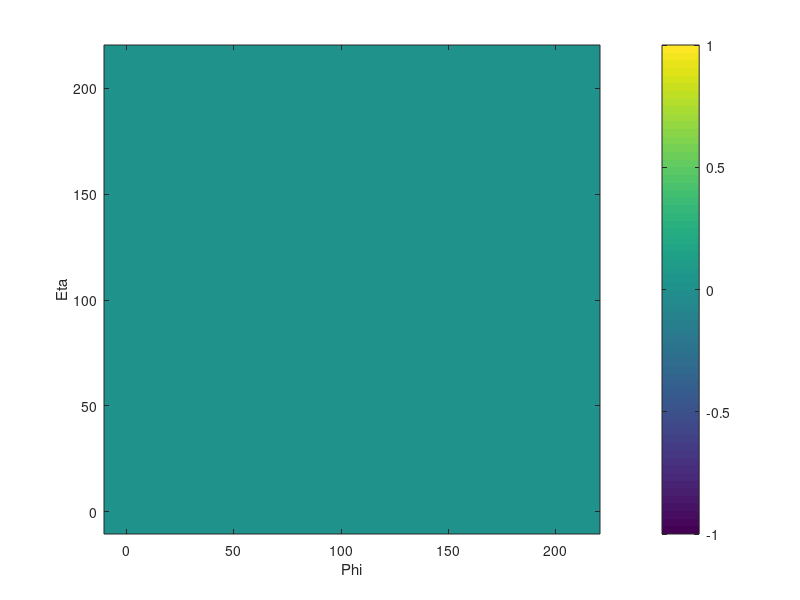

Source code (MATLAB): (Note: this script raises an error after producing the figure.)
% -------------------------------------------------------------------------
% script to generate a joint distribution of wing kinematics. these joint
% distributions will be used to identify frames where the wing kinematics
% bear investigation
%
% Note: the method of collecting the kinematic data for forming this
% distribution is pretty specific to a given organization of data files,
% but the method should be generalizable. Specifically, here I'm going to
% collect data from pre-optogenetic-stimulus wingbeats across driver lines
% -------------------------------------------------------------------------
% ------------------------------------------------
%% path and data options
rootPath = 'D:\Fly Data\' ;
wingVarX = 'Phi' ;
wingVarY = 'Eta' ;
effector = 'Chrimson' ; % 'Chrimson' or 'GtACR1'
saveFlag = true ;
overWriteFlag = true ;
plotFlag = true ;
excludeFlag = false ; % exclude flagged wingbeats

% determine the binning to be used for each wing kinematic variable--should
% go a bit beyond typical range to include outliers (which should have low
% probability anyway)
phiMax = 220 ; % stroke (degrees)
phiMin = -10 ;
phiEdges = (phiMin - 0.5) : (phiMax + 0.5) ;

thetaMax = 75 ; % deviation (degrees)
thetaMin = -35 ;
thetaEdges = (thetaMin - 0.5) : (thetaMax + 0.5) ;

etaMax = 220 ; % wing pitch (degrees)
etaMin = -10 ;
etaEdges = (etaMin - 0.5) : (etaMax + 0.5) ;

% ------------------------------------------------------------------------
%% get binning edges for current variable pair
switch wingVarX
    case 'Phi'
        Xedges = phiEdges ;
    case 'Theta'
        Xedges = thetaEdges ;
    case 'Eta'
        Xedges = etaEdges ;
    otherwise
        fprintf('Invalid selection for wing var X: %s \n', wingVarX)
end
switch wingVarY
    case 'Phi'
        Yedges = phiEdges ;
    case 'Theta'
        Yedges = thetaEdges ;
    case 'Eta'
        Yedges = etaEdges ;
    otherwise
        fprintf('Invalid selection for wing var Y: %s \n', wingVarY)
end

% bin centers
Xbin_ctrs = (Xedges(1:end-1) + Xedges(2:end))./2 ;
Ybin_ctrs = (Yedges(1:end-1) + Yedges(2:end))./2 ;

% ------------------------------------------------------------------------
%% which data to pull from
% range of LED powers to calculate for
LED_pwr = 1 ; %[0.333, 0.5, 0.667, 0.8333, 1]  ; % 0.8333 ; % 1 ; % 0.667

% list of drivers that we care about and their corresponding MNs
driver_list = {'SS01062', 'ctrl' ; 'MB258C', 'b1' ; 'b2-gal4', 'b2' ; ...
    'SS41039', 'i1' ; 'SS37246', 'i2' ; 'SS01592', 'iii1' ; ...
    'SS48311', 'hg1' ; 'SS37253', 'hg2' ; 'SS47152', 'ps1' ; ...
    'SS41052', 'tp1' ; 'SS47120', 'tp2' ; 'SS51528', 'tpN' ; ...
    'SS31561', 'DLM' ; 'SS41068', 'DVM'} ;

% determine data directory based on effector type
if strcmp(effector, 'Chrimson')
    aggPath = fullfile(rootPath,'VNC MN Chrimson','aggregated') ;
elseif strcmp(effector, 'GtACR1')
    aggPath = fullfile(rootPath,'Opto Silencing','aggregated') ;
end


% -------------------------------------------------------------------------
%% initialize data storage then loop through drivers
counts_mat = zeros(length(Xedges)-1, length(Yedges)-1) ;
data_counter = 0 ;

for i = 1:size(driver_list,1)
    % get driver and MN name
    driver = driver_list{i,1} ;
    mn_name = driver_list{i,2} ;
    
    %------------------------------------------------------------
    % find data structure containing kinematics as a function of
    % phase
    dataPath = fullfile(aggPath, driver, [driver '_LED=' num2str(LED_pwr)...
        '_wingKinPhaseStruct.mat']) ;
    
    % check if data is there
    if ~exist(dataPath,'file')
        fprintf('no data folder for %s > %s \n', effector, driver)
        continue
    end
    
    % ----------------------------------------------------
    % load data
    try
        wingKinPhaseStruct = importdata(dataPath) ;
    catch
        fprintf('error loading data for %s > %s \n', effector, driver)
        continue
    end
    
    % ------------------------------------------
    % read out selected wing kinematic variables
    wb_num = [wingKinPhaseStruct.wb_num] ;
    prestim_idx = (wb_num < 0) ;
    
    % load in X and Y data
    Xdata = [[wingKinPhaseStruct(prestim_idx).([wingVarX 'R_interp'])] ;
        [wingKinPhaseStruct(prestim_idx).([wingVarX 'L_interp'])]] ;
    Ydata = [[wingKinPhaseStruct(prestim_idx).([wingVarY 'R_interp'])] ;
        [wingKinPhaseStruct(prestim_idx).([wingVarY 'L_interp'])]] ;
    
    % unwrap data
    Xdata = Xdata(:) ;
    Ydata = Ydata(:) ;
    
    % -------------------------------------------
    % bin data and add to running sum
    N = histcounts2(Xdata, Ydata, Xedges, Yedges,'normalization','count') ;
    
    counts_mat = counts_mat + N ;
    data_counter = data_counter + 1 ;
    
    clear wingKinPhaseStruct Xdata Ydata
    fprintf('Completed %d/%d drivers \n', i, size(driver_list,1))
end

% -------------------------------------------------------------------------
%% normalize so that each row (x value) sums to one
% also set rows to zero where there are so few counts that normalizing will
% artificially inflate the probability
joint_dist = counts_mat ;
% N_rows = size(joint_dist,1) ; 
% for j = 1:N_rows
%    rowSumCurr = sum(joint_dist(j,:)) ; 
%    if (rowSumCurr ~= 0)
%        joint_dist(j,:) = joint_dist(j,:)./rowSumCurr ; 
%    else
%        joint_dist(j,:) = zeros(size(joint_dist(j,:))) ; 
%    end
% end
row_sum = nansum(joint_dist,2) ; 
row_sum_z = (row_sum - median(row_sum))./ ...
    median(abs(row_sum - median(row_sum))) ; 
rows_to_norm = (row_sum_z > -3) & (row_sum ~= 0) ; 
joint_dist(rows_to_norm,:) = joint_dist(rows_to_norm,:)./ ...
    row_sum(rows_to_norm) ; 
joint_dist(~rows_to_norm,:) = 0 ; 


% ---------------------------------------------------------------
%% plot results?
if plotFlag
    h = figure ;
    imagesc(Xbin_ctrs, Ybin_ctrs, imgaussfilt(joint_dist')) ;
    
    set(gca,'ydir','normal') 
    xlabel(wingVarX)
    ylabel(wingVarY)
    colorbar
end

% ---------------------------------------------------------------
%% save results?
if saveFlag
    saveNameFull = fullfile(aggPath, [wingVarX '_' wingVarY ...
        '_jointDist.mat']) ;
    if ~exist(saveNameFull,'file') || overWriteFlag
        save(saveNameFull, 'joint_dist', 'Xbin_ctrs', 'Ybin_ctrs') ;
    end
end

%{
%load('D:\Fly Data\VNC MN Chrimson\04_10112017\Analysis\Unsorted\Expr_4_mov_003\Expr_4_mov_003_cleaned.mat')
defineConstantsScript
phiL = data.anglesBodyFrame(:,PHIL) ;
thetaL = data.anglesBodyFrame(:,THETAL) ; 

N_frames = length(phiL) ;
frames = 1:N_frames ; 
theta_joint_prob = zeros(N_frames,1) ; 
for ind = 1:N_frames 
	row_idx = (round(phiL(ind))==Xbin_ctrs) ;
    col_idx = (round(thetaL(ind)) == Ybin_ctrs) ; 
    if (sum(row_idx) == 0) || (sum(col_idx) == 0)
        theta_joint_prob(ind) = 0 ; 
    else
        theta_joint_prob(ind) = joint_dist(row_idx, col_idx) ; 
    end
end

% theta_joint_prob_z = (theta_joint_prob - mean(theta_joint_prob))./...
%     std(theta_joint_prob) ;
low_prob_thresh = 0.015 ; 
low_prob_idx = (theta_joint_prob < low_prob_thresh) ; 
figure ; 
subplot(2,1,1)
hold on
plot(frames, thetaL)
plot(frames(low_prob_idx), thetaL(low_prob_idx),'r.')

subplot(2,1,2)
hold on
plot(frames, theta_joint_prob,'r-')
plot([frames(1) frames(end)], low_prob_thresh*[1, 1], 'k--')
%}